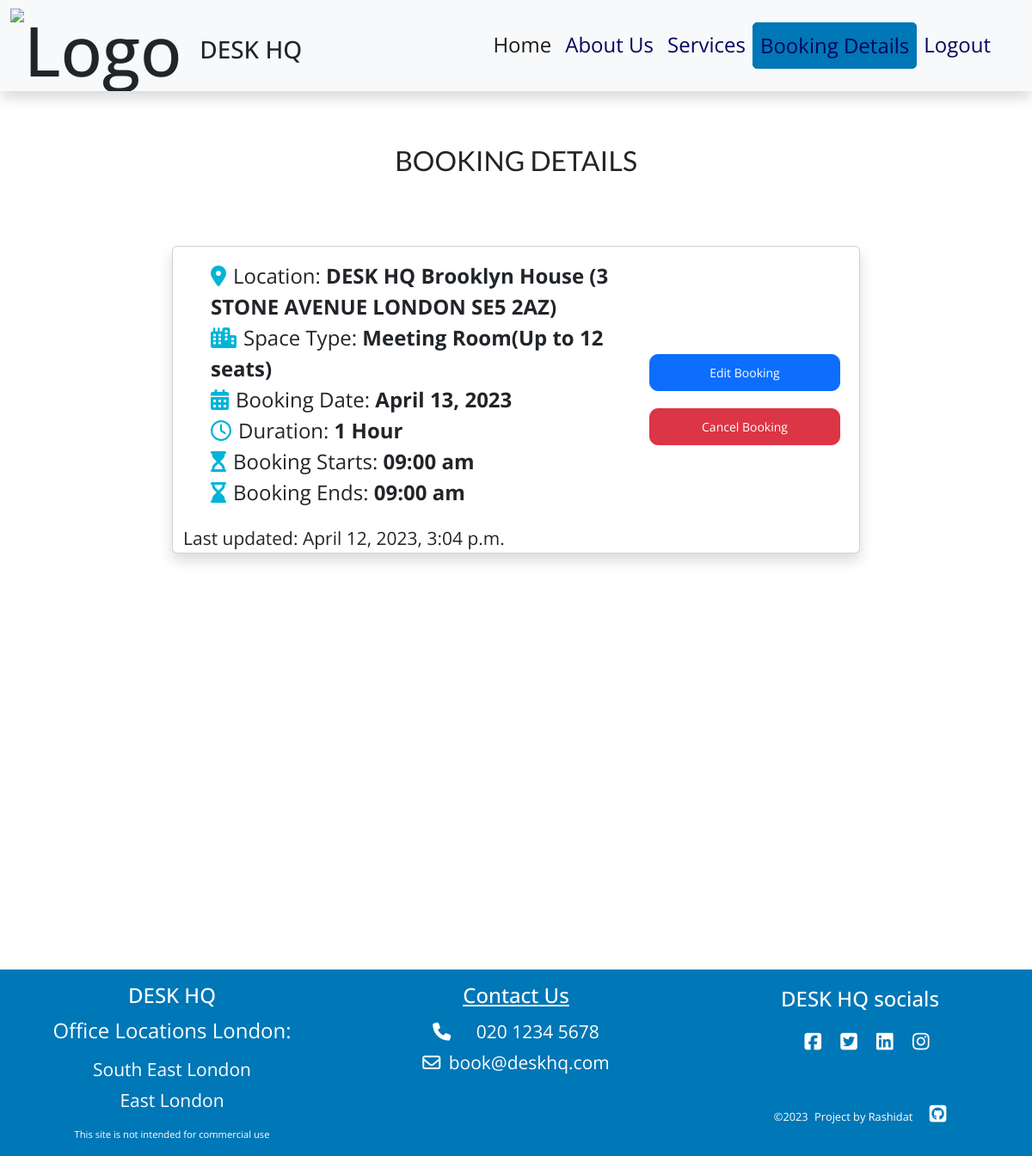
Before: /booking_details/ (signed in) with the older database file.
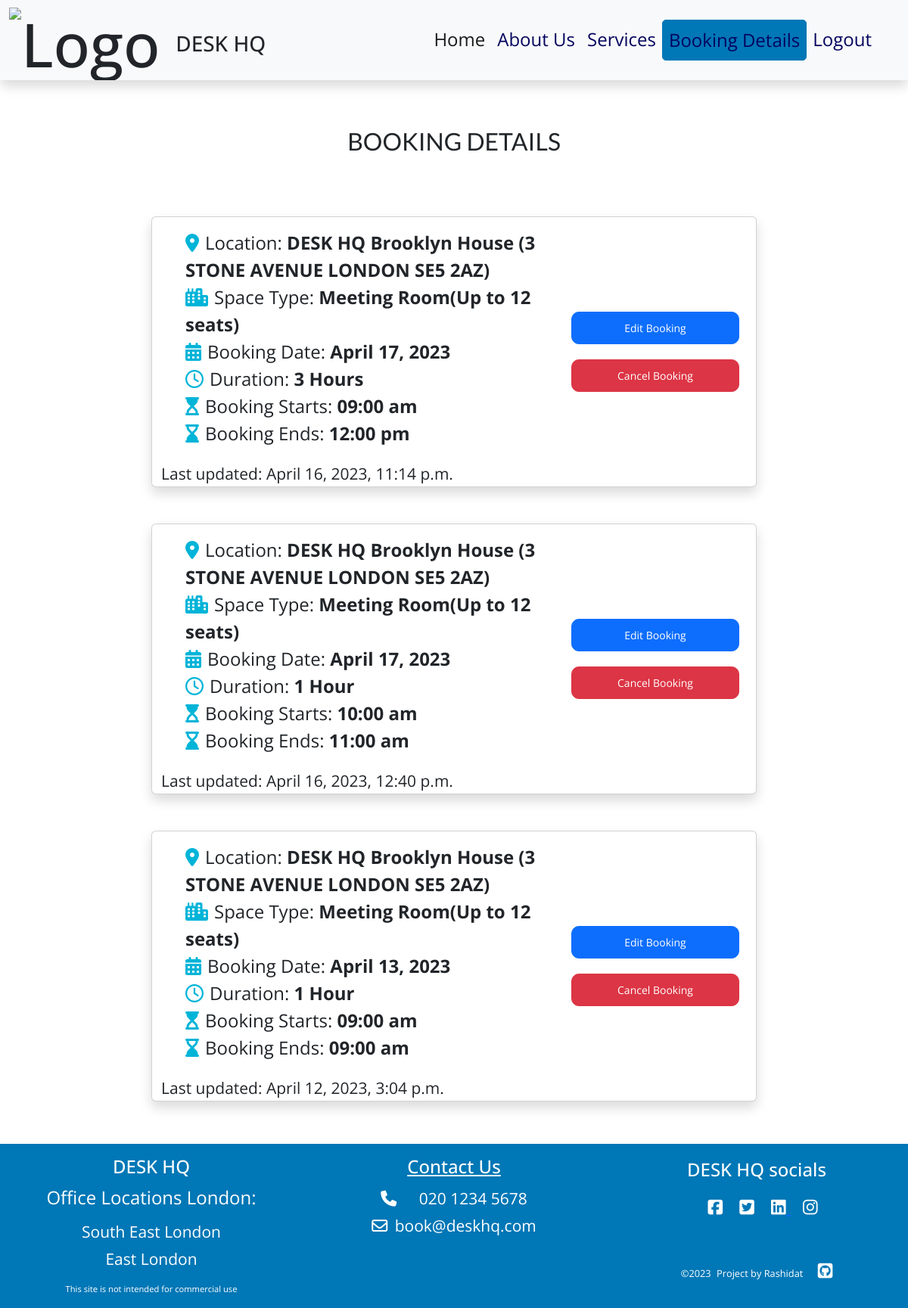
After: the same page with the newer database file.
### desk/models.py (models this page shows, shortened)
class Booking(models.Model):
    client = models.ForeignKey(
        User, on_delete=models.CASCADE)
    location = models.ForeignKey(
        Location,
        on_delete=models.CASCADE, null=True,
        default="DESK HQ Brooklyn House (3 STONE AVENUE LONDON SE5 2AZ)")
    space_booking = models.ForeignKey(
        Service,
        on_delete=models.CASCADE, related_name='space_bookings',
        null=True, default="Day WorkStation")
    booking_date = models.DateField(
        default=(timezone.now().date() + timezone.timedelta(days=1)),
        validators=[validate_date])
    booking_duration = models.CharField(
        max_length=20,
        choices=DURATION,
        default="Anytime")
    booking_start = models.CharField(
        max_length=20,
        choices=HOURS,
        default="09:00 am")
    booking_end = models.CharField(
        max_length=20,
        choices=HOURS,
        default="09:00 am")
    created_on = models.DateTimeField(auto_now_add=True)
    updated_on = models.DateTimeField(auto_now=True)
    status = models.IntegerField(choices=STATUS, default=1)
    approved = models.BooleanField(default=False)
    class Meta:
        unique_together = [
            'location', 'space_booking', 'booking_date',
            'booking_start', 'booking_end']
        ordering = ['-created_on']

class Location(models.Model):
    location_id = models.IntegerField(primary_key=True, default=1)
    location_name = models.CharField(
        max_length=200,
        choices=OFFICE_LOCATION,
        default="DESK HQ Brooklyn House (3 STONE AVENUE LONDON SU5 2AZ)")
    slug = models.SlugField(max_length=200, unique=True)
    featured_image = CloudinaryField('image', default='placeholder')
    def __str__(self):
        return self.location_name

class Service(models.Model):
    space_type = models.CharField(
        max_length=50, choices=SERVICES,
        unique=True, default='Day WorkStation')
    content = models.TextField(blank=True)
    featured_image = CloudinaryField('image', default='placeholder')
    timestamp = models.DateTimeField(auto_now=True)
    class Meta:
        ordering = ['-timestamp']
    def __str__(self):
        return f"{self.space_type}"

### desk/views.py (the view)
# urls.py: path('booking_details/', views.BookingsList.as_view(),
class BookingsList(LoginRequiredMixin, ListView):
    model = Booking
    template_name = 'desk/booking_details.html'
    context_object_name = 'bookings'
    paginate_by = 4
    def get_queryset(self):
        return Booking.objects.filter(client=self.request.user)

### desk/templates/desk/booking_details.html (shortened to what this page needs)
{% extends "base.html" %}
{% block content %}
<div class="booking-details page-top">
    <div class="row">
        <div class="col-md-8 mb-4 offset-md-2 mt-lg-5">
            <h2 class="text-center">BOOKING DETAILS</h2>
        </div>
    </div>
    {% for booking in bookings %}
    <div class="col-12 col-md-8 mx-auto mt-md-3 mt-lg-5 mt-5">
        <div class="container booking-details-card card shadow my-2">
            <div class="row">
                <div class="col-12 col-md-8 mt-3">
                    <ul>
                        <li><i class="fa-solid fa-location-dot me-2"></i>Location: <strong>
                                {{booking.location}}</strong>
                        </li>
                        <li><i class="fa-solid fa-city me-2"></i>Space Type: <strong> {{booking.space_booking}}</strong>
                        </li>
                        <li><i class="fa-solid fa-calendar-days me-2"></i>Booking Date: <strong>
                                {{booking.booking_date}}</strong>
                        </li>
                        <li><i class="fa-regular fa-clock me-2"></i>Duration: <strong>
                                {{booking.booking_duration}}</strong>
                        </li>
                        <li><i class="fa-solid fa-hourglass-start me-2"></i>Booking Starts: <strong>
                                {{booking.booking_start}}</strong></li>
                        <li><i class="fa-solid fa-hourglass-end me-2"></i>Booking Ends: <strong>
                                {{booking.booking_end}}</strong></li>
                    </ul>
                    <small>Last updated: {{booking.updated_on}}</small>
                </div>
                <div class="col-12 col-md-4 text-center d-md-flex flex-column my-auto">
                    <a href="{% url 'update_booking' booking.pk %}" class="btn btn-primary btn-sm role='button'">Edit
                        Booking</a>
                    <button type="button" class="btn btn-danger btn-sm" data-bs-toggle="modal"
                        data-bs-target="#cancelBooking" aria-label="Cancel Booking">Cancel Booking</button>
                </div>
            </div>
        </div>
    </div>
    {% endfor %}
</div>
{% endblock %}

Changed rows visible on the page:
added Booking: location "DESK HQ Brooklyn House (3 STONE AVENUE LONDON SE5 2AZ)", space_booking "Meeting Room(Up to 12 seats)", booking_date "April 17, 2023", booking_duration "3 Hours", booking_start "09:00 am", booking_end "12:00 pm", updated_on "April 16, 2023, 11:14 p.m."
added Booking: location "DESK HQ Brooklyn House (3 STONE AVENUE LONDON SE5 2AZ)", space_booking "Meeting Room(Up to 12 seats)", booking_date "April 17, 2023", booking_duration "1 Hour", booking_start "10:00 am", booking_end "11:00 am", updated_on "April 16, 2023, 12:40 p.m."
